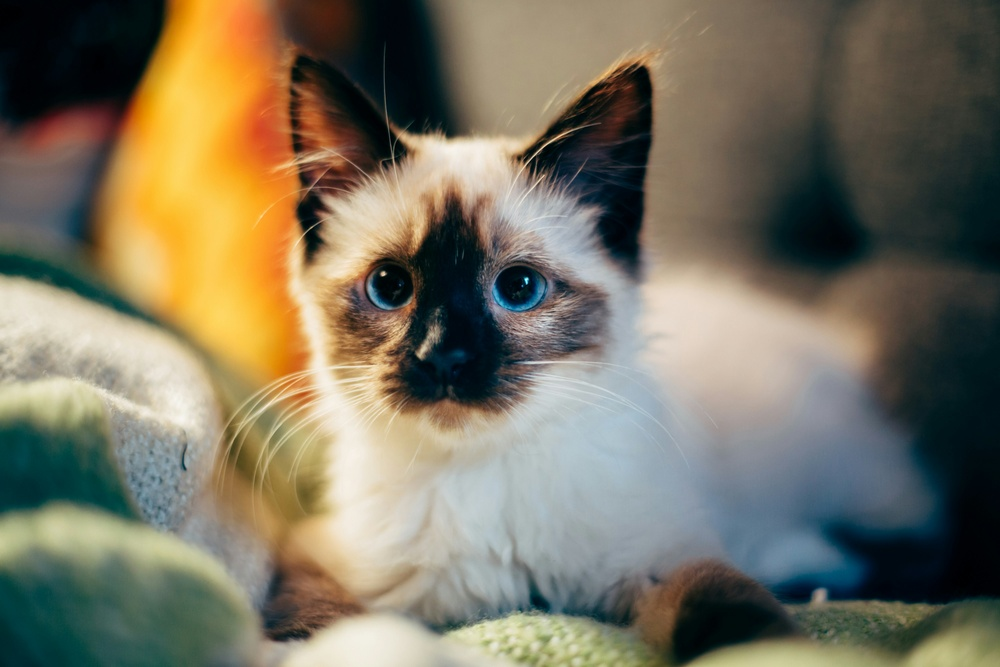
#> input picture cat.jpg, 1000 x 667 px, shrunk from 4000 x 2667 before the run
$ python pyintensity.py
#> lines starting #> are read from the running program, lines starting #| are printed output that depends on the picture
import numpy as np
from PIL import Image
import matplotlib.pyplot as plt

# Load the image using PIL (Python Imaging Library)
img = Image.open('cat.jpg')
#> img is the input picture: PIL image 1000x667 RGB; mean R, G, B 120.9, 114.5, 95.4

# Convert the image to a NumPy array
img_array = np.array(img)

# Compute the histogram of the image
hist, bins = np.histogram(img_array.flatten(), bins=256, range= (0, 256))
#> hist = 256 values, max 57350 at index 0, min 1009 at index 248, mean 7816.4; bins = 257 values from 0 to 256

# Plot the histogram
plt.figure(figsize=(10, 5))
plt.hist(img_array.flatten(), bins=256, range= (0, 256), density=True, color='gray')
plt.xlabel('Pixel Intensity')
plt.ylabel('Normalized Frequency')
plt.title('Histogram of Grayscale Image')
plt.grid(True)
plt.show()
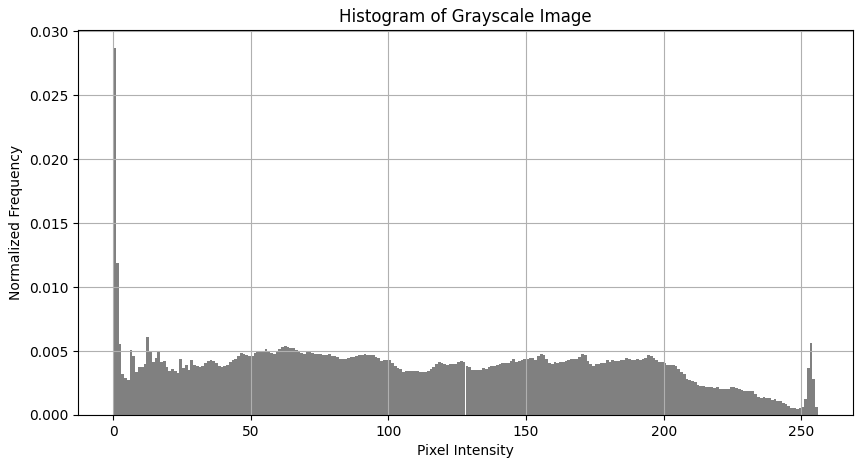
#> figure drawn by matplotlib, 1 panel; tallest bar 0.0287 high, from x = 0 to 1
